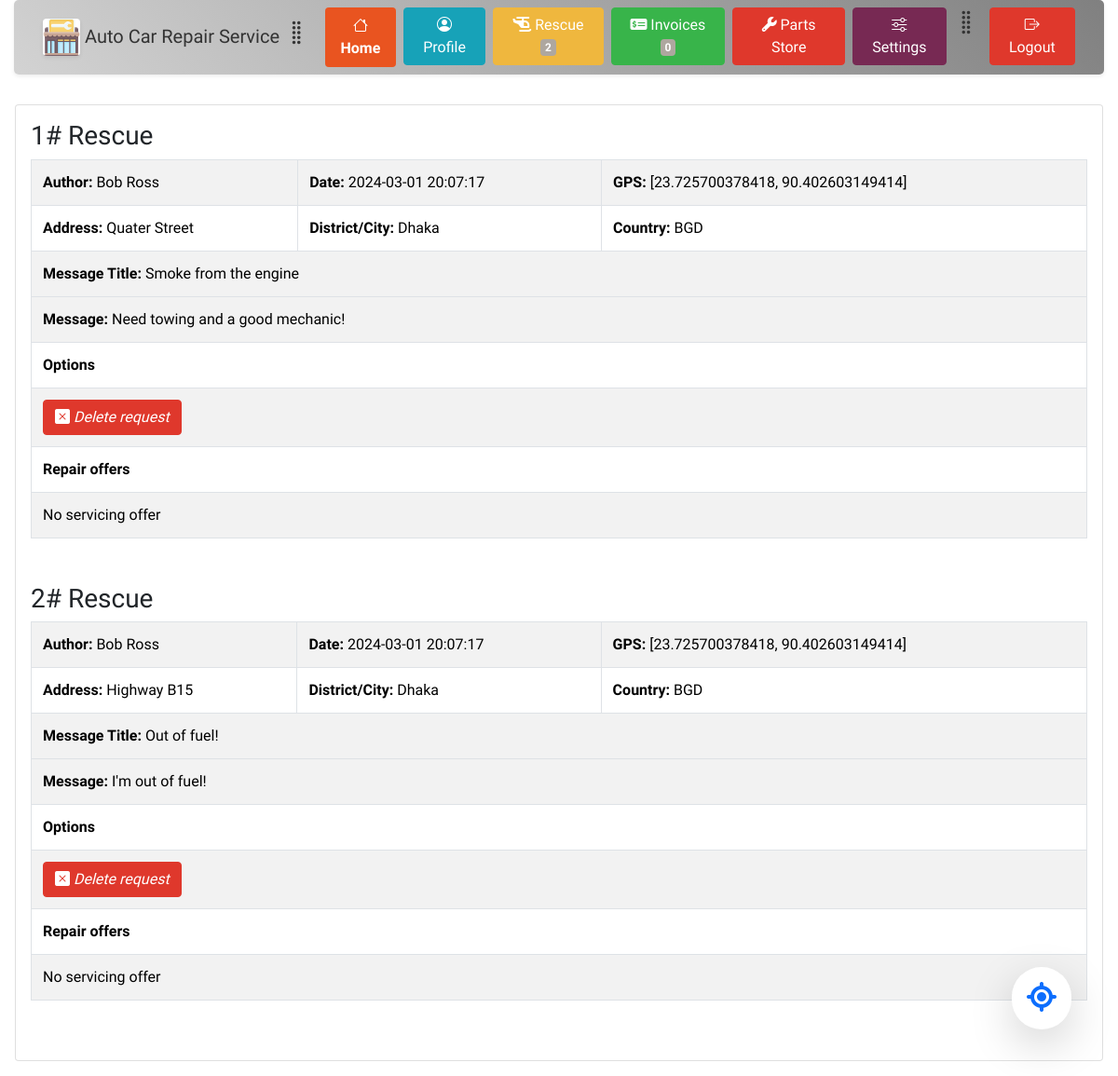
The page /dashboard/pages/rescue.php (signed in) on the database its author committed.
### tables this page shows
CREATE TABLE incident_reports (
                                id int PRIMARY KEY AUTO_INCREMENT,   
                                user_id char(12) NOT NULL,
                                gpsx float(20, 14) DEFAULT NULL,
                                gpsy float(20, 14) DEFAULT NULL,
                                country_code varchar(3) DEFAULT NULL,
                                district varchar(255) DEFAULT NULL,     
                                street varchar(255) DEFAULT NULL,
                                message_title varchar(255) DEFAULT NULL,
                                message longtext DEFAULT NULL,      
                                datetime TIMESTAMP DEFAULT CURRENT_TIMESTAMP,
                                FOREIGN KEY (user_id) REFERENCES user_accounts(id)
);

### site_variables.php (called while the page is built, shortened)
<?php
(require_once (ROOT_DIR . DIRECTORY_SEPARATOR . 'database' . DIRECTORY_SEPARATOR . 'connection.php')) or die("Connection related file not found");
function b5_theme_link() : string {
    return  relativePath(ROOT_DIR . DIRECTORY_SEPARATOR . "precompiled" . DIRECTORY_SEPARATOR . $GLOBALS['USER_THEME'] . DIRECTORY_SEPARATOR . "bootstrap-color.min.css");
}
function relativePath($absolutePath, $separator = DIRECTORY_SEPARATOR) : string {
    if($absolutePath === ROOT_DIR) return '';
    $path = explode($separator, $absolutePath);
    $uri = explode('/', $_SERVER['REQUEST_URI']);
    $root = explode($separator, ROOT_DIR);
    $fileName = null;
    array_splice($path, 0, 1);
    array_splice($uri, 0, 1);
    array_splice($root, 0, 1);
	$temp = $uri[count($uri) - 1];
	$temp = explode('.', $temp);
	if(count($temp) > 0)  {
		array_pop($uri);
	}
    while(count($path) > 0 && end($path) == '') {
        array_pop($path);
    }
    if(is_file($absolutePath)) {
        $fileName = end($path);
        array_pop($path);
    }
    for($i = 0; $i < count($path) && $i < count($root); $i++) {
        if($root[$i] !== $path[$i]) {
            $index = $i;
            break;
        }
    }
    array_splice($path, 0, $i - 1);
    $index = -1;
    for($i = 0; $i < count($path); $i++) {
        if($uri[0] === $path[$i]) {
            $index = $i;
            break;
        }
    }
    if($index > 0) {
        array_splice($path, 0, $i);
    }
	$index = -1;
    for($i = 0; $i < count($uri); $i++) {
        if($uri[$i] === $path[0]) {
            $index = $i;
            break;
        }
    }
    if(implode($separator, $path) === implode($separator, $uri)) return '';
    $index = -1;
    for($i = 0; $i < count($path) && $i < count($uri); $i++) {
        if($uri[$i] === $path[$i]) {
            $index = $i;
        }
        else break;
    }
    if($index >= 0) {
        array_splice($path, 0, $i);
        array_splice($uri, 0, $i);
    }
    $out = '';
    for($i = 0; $i < count($uri); $i++) {
        $out .= ('..' . $separator);
    }
    $out .= implode($separator, $path);
    if(!str_ends_with($out, $separator) && !empty($out)) $out .= $separator;
    if(!empty($fileName)) $out .= $fileName;
    return str_replace('\\', '/', $out);
}
function relativePathSystem(string $path) : ?string {
    $out = relativePath($path);
    return $out;
}

### dashboard/authentication.php (called while the page is built, shortened)
<?php
if(isset($_COOKIE['USER_TOKEN']) || isset($_SESSION['USER_OBJ'])) {
    $user_obj = empty($_SESSION['USER_OBJ']) ? null : unserialize($_SESSION['USER_OBJ']);
}
else {
    $url = $_SERVER['REQUEST_URI'];
    if(str_contains($url, 'dashboard')) {
        header('Location: ' . relativePathSystem(ABSOLUTE_PATHS['HOME_PAGE']));
    }
}

### database/connection.php (called while the page is built, shortened)
<?php
	class connection {
        function connect() : void {
			$str = 'mysql:host='.CONN_INFO['HOST'].';dbname='.CONN_INFO['DBNAME'].';charset=utf8mb4;';
			$opts = [PDO::ATTR_ERRMODE => PDO::ERRMODE_EXCEPTION, PDO::ATTR_DEFAULT_FETCH_MODE => PDO::FETCH_BOTH];
			try {
				$this->pdo = new PDO($str, CONN_INFO['USERNAME'], CONN_INFO['PASSWORD'], $opts);
			}
			catch (PDOException $e) {
				throw new PDOException($e->getMessage(), $e->getCode());
			}
		}
        function getSingleUserPosts(string $user_id) : ?array {
            $sql = 'SELECT A.id as post_id, A.user_id AS user_id, A.post_title AS title, A.post_content AS content, A.address AS address, B.name AS city, B.country_code AS country_code, A.date_time AS date FROM post_issues AS A JOIN cities AS B ON A.city_id = B.id WHERE A.user_id = ? ORDER BY A.date_time DESC';
            $this->pdo->setAttribute(PDO::ATTR_DEFAULT_FETCH_MODE, PDO::FETCH_ASSOC);
            $stmt = $this->pdo->prepare($sql);
            $arr = $stmt->fetchAll();
            foreach ($arr as $key => $row) {
                $author = $this->getUserNameTitle($row['user_id']);
                $arr[$key]['author'] = $author;
            }
            return $arr;
        }
        function getUserNameTitle(string $user_id) : ?string {
            $sql = 'SELECT customer_id, business_id FROM user_accounts WHERE id = ? LIMIT 1';
            $this->pdo->setAttribute(PDO::ATTR_DEFAULT_FETCH_MODE, PDO::FETCH_NUM);
            $stmt = $this->pdo->prepare($sql);
            $stmt->execute([$user_id]);
            $row = $stmt->fetch();
            if(is_null($row[1])) {
                $sql = 'SELECT name, lastname FROM customers_info WHERE id = ? LIMIT 1';
                $stmt = $this->pdo->prepare($sql);
                $stmt->execute([$row[0]]);
                $res = $stmt->fetch();
                return $res[0] . " " . $res[1];
            }
            else {
                $sql = 'SELECT company_name FROM businesses_info WHERE id = ? LIMIT 1';
                $stmt = $this->pdo->prepare($sql);
                $stmt->execute([$row[1]]);
                $arr = $stmt->fetch();
                return reset($arr);
            }
        }
        function getIncidentReports(string $user_id) : ?array {
            $sql = 'SELECT id, user_id, GPSX AS gpsx, GPSY AS gpsy, country_code, district, street AS address, message_title AS title, message, datetime AS date FROM incident_reports WHERE user_id = ? ORDER BY date DESC';
            $this->pdo->setAttribute(PDO::ATTR_DEFAULT_FETCH_MODE, PDO::FETCH_ASSOC);
            $stmt = $this->pdo->prepare($sql);
            $res = $stmt->execute([$user_id]);
            $arr = $stmt->fetchAll();
            foreach ($arr as $key => $row) {
                $author = $this->getUserNameTitle($row['user_id']);
                $arr[$key]['author'] = $author;
            }
            return $arr;
        }
        function getUserIncidentsReportsCount(string $user_id) : ? int {
            $sql = 'SELECT COUNT(*) FROM incident_reports WHERE user_id = ?';
            $stmt = $this->pdo->prepare($sql);
            $res = $stmt->execute([$user_id]);
            return $stmt->fetchColumn();
        }
        function listRepairRequests(string $incident_id) : ?array {
            $sql = 'SELECT id, incident_id, user_id, datetime AS date from list_repair_requests WHERE incident_id = ? ORDER BY date DESC';
            $this->pdo->setAttribute(PDO::ATTR_DEFAULT_FETCH_MODE, PDO::FETCH_ASSOC);
            $stmt = $this->pdo->prepare($sql);
            $stmt->execute([$incident_id]);
            $arr = $stmt->fetchAll();
            if(empty($arr)) return null;
            return $arr;
        }
        function getUserInvoicesCount(string $customer_id) : int {
            $sql = 'SELECT DISTINCT COUNT(statement_id) FROM financial_accounts WHERE customer_id = ?';
            $stmt = $this->pdo->prepare($sql);
            $stmt->execute([$customer_id]);
            return $stmt->fetchColumn();
        }
		private ?PDO $pdo = null;
	}

### dashboard/pages/rescue.php (the view, shortened to what this page needs)
<?php
if(!isset($GLOBALS['WEBSITE_VARS'])) {
    (require_once (ROOT_DIR . DIRECTORY_SEPARATOR . 'site_variables.php')) or die("Variables file not found");
}
global $user_obj;
?>
<!DOCTYPE html>
<html>
<head>
    <link href="https://cdn.jsdelivr.net/npm/bootstrap@5.3.3/dist/css/bootstrap.min.css" rel="stylesheet">
    <link rel="stylesheet" href="https://cdn.jsdelivr.net/npm/bootstrap-icons@1.3.0/font/bootstrap-icons.css">
    <link rel="stylesheet" href="https://cdnjs.cloudflare.com/ajax/libs/font-awesome/6.5.2/css/all.min.css" />
    <link rel="stylesheet" href="<?php echo b5_theme_link(); ?>">
    <link rel="stylesheet" href="../styles.css">
</head>
<body style="background-image: none">
<?php
(include_once (relativePathSystem(ABSOLUTE_PATHS['DASHBOARD_DIR']) . 'pages' . DIRECTORY_SEPARATOR . 'menu.php')) or die("Failed to load component");
$incidents_list = CONNECTION->getIncidentReports($user_obj->id);
?>
<div class="card m-3 p-3">
    <div class="row h-100">
        <div class="col">
            <?php
                if(empty($incidents_list)) {
echo <<< ENDL_
            <h3>No incidents reported</h3>
ENDL_;
                }
                else {
                    $i = 0;
                    foreach($incidents_list as $incident) {
                        $i++;
                        $repair_requests = CONNECTION->listRepairRequests($incident['id']);
                        echo "<form method='POST' class='mb-5'>";
                        echo "<h3>{$i}# Rescue</h3>";
                        echo "<table class='table table-striped table-bordered'>" .
                        "<tr><td><strong>Author:</strong> {$incident['author']}</td><td><strong>Date:</strong> {$incident['date']}</td><td colspan='2'><strong>GPS:</strong> [{$incident['gpsx']}, {$incident['gpsy']}]</td></tr>" .
                        "<tr><td><strong>Address:</strong> {$incident['address']}</td><td><strong>District/City:</strong> {$incident['district']}</td><td><strong>Country:</strong> {$incident['country_code']}</td></tr>" .
                        "<tr><td colspan='3'><strong>Message Title:</strong> {$incident['title']}</td><tr>" .
                        "<tr><td colspan='3'><strong>Message:</strong> {$incident['message']}</td></tr>";
                        if($user_obj->id === $incident['user_id'])  {
                            echo "<tr><td colspan='3'><strong>Options</strong></td></tr>";
                            echo "<tr><td colspan='3'><button name='deleteIncidentButton' class='btn btn-danger' type='submit' value=''><i class='bi bi-x-square-fill'> Delete request</button></td></tr>";
                        }
                        echo "<tr><td colspan='3'><strong>Repair offers</strong></td></tr>";
                        if(!empty($repair_requests)) {
                            foreach ($repair_requests as $request) {
                                echo "<tr><td><strong>Company:</strong> {$request['company_name']}</td><td>Company Type:</strong> {$request['company_type']}</td><td><strong>Email:</strong> {$request['email']}</td></tr>";
                                echo "<tr><td><strong>Address:</strong> {$request['address']}</td><td>City:</strong> {$request['city']}</td><td><strong>Country:</strong> {$request['country_code']}</td></tr>";
                                echo "<tr><td colspan='3'><strong>Options</strong></td></tr>";
                                echo "<tr><td colspan='3'><button name='company_name' class='btn btn-success' type='submit' value='{$request['company_name']}'><i class='fa-solid fa-thumbs-up'></i> Accept Offer</button></td></tr>";
                                echo "<tr><td colspan='3'></td></tr>";
                            }
                        }
                        else {
                            echo '<tr><td colspan="3">No servicing offer</td></tr>';
                        }
                        echo '</table>';
                        echo '</form>';
                    }
                }
            ?>
        </div>
    </div>
</div>
</body>
</html>

### dashboard/pages/menu.php (shortened to what this page needs)
<?php
global $user_obj;
?>
<div class="container-fluid m-0">
    <div class="row vw-100">
        <div class="col">
            <div id="mainMenu" class="navbar navbar-expand-sm nav-pills nav-fill shadow-sm mb-3" style="background: linear-gradient(45deg, lightgrey, gray); border-radius: 5px; border: 1px black;">
                <div class="container-fluid">
                    <a class="navbar-brand">
                        <img src="../../assets/repair.png" class="img-simple-border rounded rounded-2 shadow-sm bg-white" alt="Garage Logo" style="width: 40px;">
                        Auto Car Repair Service
                        <span class="bi bi-grip-vertical h3"></span>
                    </a>
                    <form method="POST">
                        <ul class="navbar-nav" style="font-weight: 600;">
                            <li class="nav-item pe-2"><a class="nav-link active" href="<?php echo relativePath(ABSOLUTE_PATHS['DASHBOARD']); ?>"><i class="bi bi-house"></i> Home</a></li>
                            <li class="nav-item pe-2"><a class="btn btn-info" href="<?php echo relativePath(ABSOLUTE_PATHS['DASHBOARD_DIR'] . DIRECTORY_SEPARATOR . 'pages' . DIRECTORY_SEPARATOR . 'profile.php'); ?>"><i class="bi bi-person-circle"></i> Profile</a></li>
                            <li class="nav-item pe-2"><a class="btn btn-warning" href="<?php echo relativePathSystem(($user_obj->business) ? ABSOLUTE_PATHS['DASHBOARD_RESCUE_BUSINESS'] : ABSOLUTE_PATHS['DASHBOARD_RESCUE']); ?>"><i class="fa-solid fa-helicopter"></i> Rescue <span class="badge bg-secondary"><?php echo ($user_obj->business ? CONNECTION->getAllIncidentsReportsCount() : CONNECTION->getUserIncidentsReportsCount($user_obj->id) ); ?></span></a></li>
                            <li class="nav-item pe-2"><a class="btn btn-success" href="<?php echo relativePathSystem(($user_obj->business) ? ABSOLUTE_PATHS['DASHBOARD_INVOICES_BUSINESS'] : ABSOLUTE_PATHS['DASHBOARD_INVOICES']); ?>"><i class="fa-solid fa-money-check-dollar"></i> Invoices <span class="badge bg-secondary"><?php echo ($user_obj->business ? CONNECTION->getTotalInvoicesCount() : CONNECTION->getUserInvoicesCount($user_obj->customer->id) ); ?></span></a></li>
                            <li class="nav-item pe-2"><a class="btn btn-danger" href="#"><i class="fa-solid fa-wrench"></i> Parts Store</a></li>
                            <li class="nav-item pe-2"><a class="btn btn-dark" href="#sidebar" data-bs-toggle="collapse"><i class="bi bi-sliders"></i> Settings</a></li>
                            <li class="nav-item"><span class="bi bi-grip-vertical h3"></span></li>
                            <li class="nav-item" style="padding-left: 10px"><button name="logoutButton" class="btn btn-block btn-danger" type="submit"><i class="bi bi-box-arrow-right"></i> Logout</button></li>
                        </ul>
                    </form>
                </div>
            </div>
        </div>
    </div>
</div>
<a class="link-primary" href="#" onclick="getLocation()">
    <div class="bg-white p-3 shadow-lg" style="position: fixed; bottom: 50px; right: 50px; z-index: 99999; border-radius: 50px">
        <i style="font-size: 32px" class="fa-solid fa-location-crosshairs"></i>
    </div>
</a>

### dashboard/styles.css (style rules this page uses)
body { background-image: url('https://images.pexels.com/photos/593172/pexels-photo-593172.jpeg'); background-size: cover; }

### dashboard/pages/menu.php (style rules this page uses)
#mainMenu .btn { flex-shrink: 1; flex-grow: 1; }

### rows shown on the page
incident_reports: author "Bob Ross", datetime "2024-03-01 20:07:17", gpsx "23.725700378418", gpsy "90.402603149414", street "Quater Street", district "Dhaka", country_code "BGD", message_title "Smoke from the engine", message "Need towing and a good mechanic!", shows "Options"
incident_reports: author "Bob Ross", datetime "2024-03-01 20:07:17", gpsx "23.725700378418", gpsy "90.402603149414", street "Highway B15", district "Dhaka", country_code "BGD", message_title "Out of fuel!", message "I'm out of fuel!", shows "Options"

### other values the page prints
CONNECTION->getUserIncidentsReportsCount($user_obj->id) "2"
CONNECTION->getUserInvoicesCount($user_obj->customer->id) "0"
